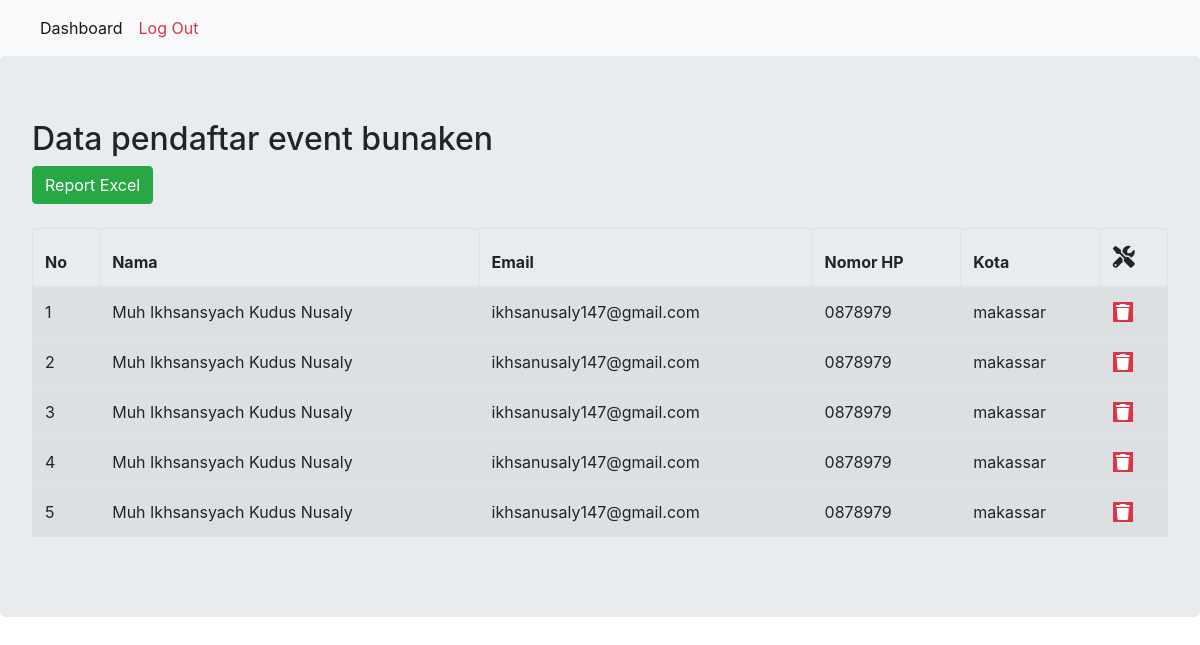
/admin/bunaken.php (signed in), run on the app's committed database.
### tables this page shows
CREATE TABLE `bunaken` (
  `id` int(3) NOT NULL,
  `nama` varchar(50) NOT NULL,
  `email` varchar(50) NOT NULL,
  `hp` varchar(15) NOT NULL,
  `kota` varchar(30) NOT NULL,
  `timestamp` timestamp NOT NULL DEFAULT CURRENT_TIMESTAMP ON UPDATE CURRENT_TIMESTAMP
);

### admin/bunaken.php (the view, shortened to what this page needs)
<?php
include "../koneksi.php";
?>
<!DOCTYPE html>
<html lang="en">
<head>
    <link rel="stylesheet" href="https://cdnjs.cloudflare.com/ajax/libs/font-awesome/6.0.0-beta2/css/all.min.css">
    <link href="https://unpkg.com/aos@2.3.1/dist/aos.css" rel="stylesheet">
    <link rel="stylesheet" href="https://cdnjs.cloudflare.com/ajax/libs/twitter-bootstrap/4.5.2/css/bootstrap.css">
    <link rel="stylesheet" href="https://cdn.datatables.net/1.11.3/css/dataTables.bootstrap4.min.css">
</head>
<body>
    <nav class="navbar navbar-expand-lg navbar-light bg-light">
        <div class="collapse navbar-collapse" id="navbarSupportedContent">
            <ul class="navbar-nav mr-auto">
                <li class="nav-item active">
                    <a class="nav-link custom-font-home " href="dashboard.php">Dashboard<span class="sr-only">(current)</span></a>
                </li>
                <li class="nav-item">
                    <a class="nav-link text-danger" href="config/logout.php" onclick="return confirm('Apakah anda ingin keluar?')">Log Out</a>
                </li>
            </ul>
        </div>
    </nav>
    <div class="table-responsive jumbotron">
        <h2>Data pendaftar event bunaken</h2>
        <a href="config/excelb.php" class="btn btn-success">Report Excel</a>
        <table id="data-example" class="table table-striped table-bordered table-hover" style="width:100%">
            <thead>
                <tr>
                    <th scope="col">No</th>
                    <th scope="col">Nama</th>
                    <th scope="col">Email</th>
                    <th scope="col">Nomor HP</th>
                    <th scope="col">Kota</th>
                    <td scope="col" style="font-size: 22px;"><i class="fa fa-tools"></i></td>
                </tr>
            </thead>
            <?php
            $no = 1;
            $tampil = mysqli_query($conn, "select * from bunaken");
            while ($data = mysqli_fetch_array($tampil)) {
            ?>
                <tbody>
                    <tr>
                        <td><?php echo $no++; ?></td>
                        <td><?php echo $data['nama']; ?></td>
                        <td><?php echo $data['email']; ?></td>
                        <td><?php echo $data['hp']; ?></td>
                        <td><?php echo $data['kota']; ?></td>
                        <td>
                            <a class="btn-danger" onclick="return confirm('Apakah anda ingin menghapus data?')" href="config/hapusb.php?id=<?php echo $data['id']; ?> "><i class="fa fa-trash" style="padding: 3px; border-radius:30%;"></i></a>
                        </td>
                    </tr>
                </tbody>
            <?php
            }
            ?>
        </table>
    </div>
</body>
</html>

### data on the page
bunaken: nama "Muh Ikhsansyach Kudus Nusaly", email "ikhsanusaly147@gmail.com", hp "0878979", kota "makassar"
bunaken: nama "Muh Ikhsansyach Kudus Nusaly", email "ikhsanusaly147@gmail.com", hp "0878979", kota "makassar"
bunaken: nama "Muh Ikhsansyach Kudus Nusaly", email "ikhsanusaly147@gmail.com", hp "0878979", kota "makassar"
bunaken: nama "Muh Ikhsansyach Kudus Nusaly", email "ikhsanusaly147@gmail.com", hp "0878979", kota "makassar"
bunaken: nama "Muh Ikhsansyach Kudus Nusaly", email "ikhsanusaly147@gmail.com", hp "0878979", kota "makassar"
